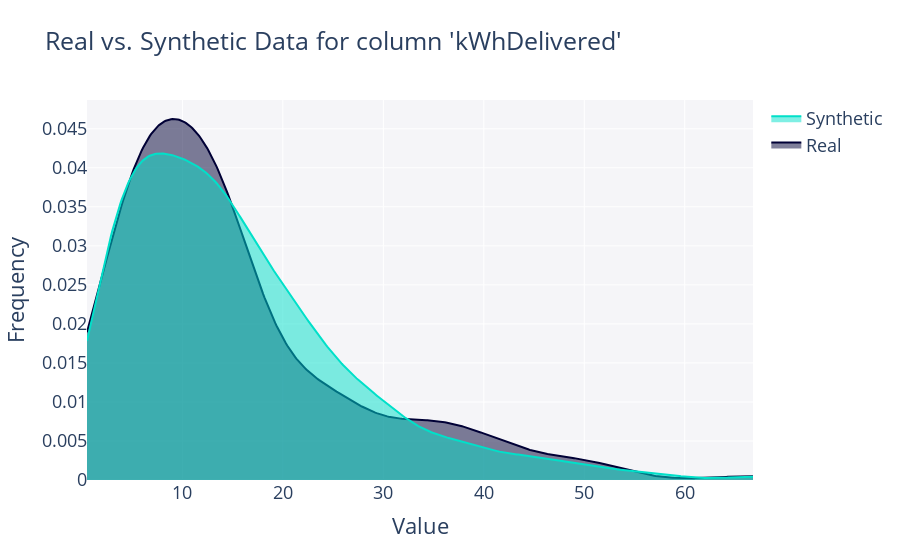

The code cell stored with this chart in its notebook:
### Code cell
from sdv.evaluation.single_table import get_column_plot

fig = get_column_plot(
    real_data=df ,
    synthetic_data=synthetic_data,
    column_name='kWhDelivered',
    metadata=metadata
)

fig.show()

### Figure 1 — Plotly figure (JSON) as saved in the notebook; plotly's stock layout.template omitted (floating-point values rounded to 4 significant figures; data arrays with more than 128 entries replaced by an {"elided": "..."} marker saying what was removed)
{"data": [{"fill": "tozeroy", "hovertemplate": "<b>Real</b><br>Frequency: %{y}<extra></extra>", "legendgroup": "Real", "marker": {"color": "#000036"}, "mode": "lines", "name": "Real", "showlegend": true, "type": "scatter", "x": {"elided": "500 float values"}, "xaxis": "x", "y": {"elided": "500 float values"}, "yaxis": "y"}, {"fill": "tozeroy", "hovertemplate": "<b>Synthetic</b><br>Frequency: %{y}<extra></extra>", "legendgroup": "Synthetic", "marker": {"color": "#01E0C9"}, "mode": "lines", "name": "Synthetic", "showlegend": true, "type": "scatter", "x": {"elided": "500 float values"}, "xaxis": "x", "y": {"elided": "500 float values"}, "yaxis": "y"}], "layout": {"barmode": "overlay", "font": {"size": 18}, "hovermode": "closest", "legend": {"traceorder": "reversed"}, "plot_bgcolor": "#F5F5F8", "title": {"text": "Real vs. Synthetic Data for column 'kWhDelivered'"}, "xaxis": {"anchor": "y2", "domain": [0, 1], "title": {"text": "Value"}, "zeroline": false}, "yaxis": {"anchor": "free", "domain": [0, 1], "position": 0, "title": {"text": "Frequency"}}}}
